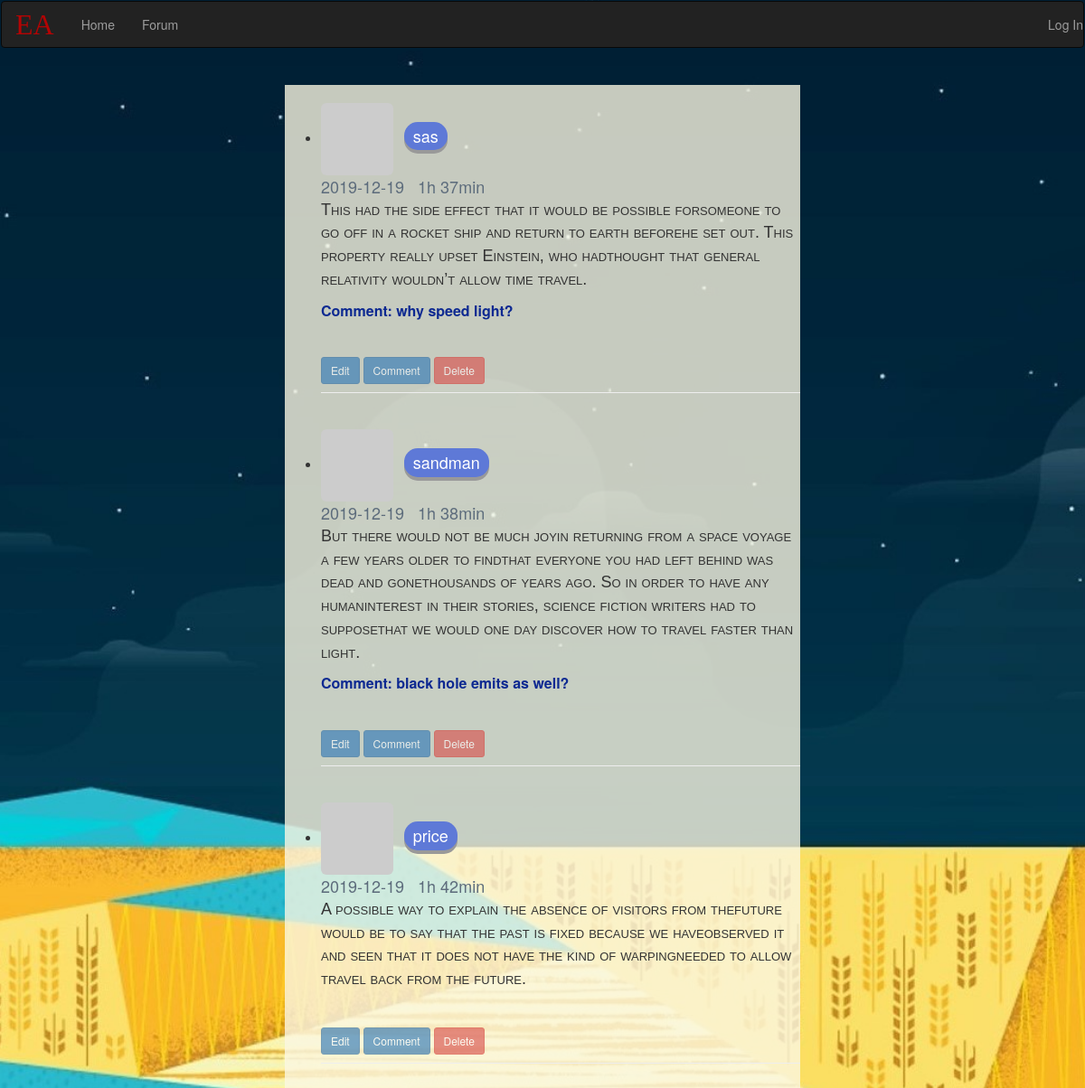
Page /forum on the committed database.
### app/models.py (models this page shows, shortened)
class User(UserMixin, db.Model):
    __tablename__ = 'users'
    posts = db.relationship('Post', backref='authors', lazy='dynamic')
    id = db.Column(db.Integer, primary_key=True)
    email = db.Column(db.String(30), unique=True, index=True)
    name = db.Column(db.String(30), unique=True, index=True)
    password_hash = db.Column(db.String(128))
    location = db.Column(db.String(64))
    about = db.Column(db.Text())
    birth = db.Column(db.Date)
    @property
    def password(self):
        raise AttributeError('The password is not a readable attribute')
    def gravatar(self, size=100, default='identicon', rating='g'):
        url = 'https://secure.gravatar.com/avatar'
        hash = hashlib.md5(self.email.lower().encode('utf-8')).hexdigest()
        return '{url}/{hash}?s={size}&d={default}&r={rating}'.format(
            url=url, hash=hash, size=size, default=default, rating=rating)

class Post(db.Model):
    __tablename__ = 'posts'
    author = db.Column(db.String(30), default='hi',)
    id = db.Column(db.Integer, primary_key=True)
    body = db.Column(db.Text)
    comment = db.Column(db.String(50))
    timestamp = db.Column(db.DateTime, index=True, default=datetime.utcnow)
    authors_id = db.Column(db.Integer, db.ForeignKey('users.id'))

### app/views.py (the view, shortened to what this page needs)
@app.route('/forum', methods=['GET', 'POST'])
def forum():
    user = User.query.all()
    form = PostForm()
    posts = Post.query.all()
    return render_template('forum.html', form=form, posts=posts, user=user)

### app/templates/forum.html (shortened to what this page needs)
 {% extends "base.html" %}
{% import "bootstrap/wtf.html" as wtf %}
{% block content %}
    <div style="background-color: #fcf8e3c9">
    <br><ul class="posts">
    {% for post in posts %}
    <li class="post">
        {% for user in user %}
            {% if user.name == post.author %}
                    <img class="img-rounded profile-thumbnail" src="{{ user.gravatar(size=50) }}">&nbsp;&nbsp;
                    <a href="/blog_user/{{ post.author }}"><button class="button">{{ post.author }}</button></a>
            {% endif %}
        {% endfor %}
        <div class="post-date"> <font color="#5d6c7c" size="4px" >{{ post.timestamp.date()}}&nbsp; &nbsp;{{(post.timestamp.hour)}}h {{(post.timestamp.minute)}}min</font></div>
        <p class="p41">{{ post.body }}</p>
    {% if post.comment %}
     <p class="p4">Comment: {{ post.comment }}</p>
    {% endif %}
<div class="page-header">
    {% if post.author == current_user.name %}
                 <a href="/edit_post/{{post.id}}"><button class="btn btn-primary btn-sm">Edit</button></a>
        <button class="btn disabled btn-primary btn-sm">Comment</button>
                <a href="/delete_post/{{post.id}}"><button type="button" class="btn btn-danger btn-sm">Delete</button></a>
        {% elif current_user.is_authenticated%}
            <button class="btn disabled btn-primary btn-sm">Edit</button>
            <a href="/comment_post/{{post.id}}"><button type="button" class="btn btn-primary btn-sm">Comment</button></a>
            <button class="btn disabled btn-danger btn-sm">Delete</button>
        {% else %}
            <button class="btn disabled btn-primary btn-sm">Edit</button>
            <button type="button" class="btn disabled btn-primary btn-sm">Comment</button></a>
            <button class="btn disabled btn-danger btn-sm">Delete</button>
            {% endif %}
</div>
    </li><br>
    {% endfor %}
    </ul>
    </div>
{% endblock %}

### app/templates/base.html (shortened to what this page needs)
<html>
  <head>
<link rel="stylesheet" href="http://maxcdn.bootstrapcdn.com/bootstrap/3.3.6/css/bootstrap.min.css">
<link rel="stylesheet" href="/static/print.css">
  </head>
  <body>
    <nav class="navbar navbar-inner">
        <div class="navbar navbar-inverse">
        <div class="navbar-header">
            <a class="navbar-brand"><font color="#B40404" size="6px" face="fantasy">EA</font></a>
        </div>
            {% if current_user.is_authenticated %}
            <ul class="nav navbar-nav">
                <li><a href="/">Home</a> </li>
                <li><a href="/forum">Forum</a></li>
                <li><a href="{{ url_for('user', name=current_user.name) }}">Profile</a></li>
                <li><a href="/explore">Explore</a></li>
            </ul>
            {% else %}
             <ul class="nav navbar-nav">
                <li><a href="/">Home</a> </li>
                 <li><a href="/forum">Forum</a></li>
             </ul>
            {% endif %}
            <ul class="nav navbar-nav navbar-right">
                {% if current_user.is_authenticated %}
                <li><a href="{{ url_for('logout') }}">Log Out</a></li>
                {% else %}
                <li><a href="{{ url_for('login') }}">Log In</a></li>
                {% endif %}
            </ul>
    </nav>
    <div class="container-fluid">
    <div class="row">
      <div class="col-md-3"></div>
      <div class="col-md-6">
        {% block content %}{% endblock %}
      </div>
      <div class="col-md-3"></div>
    </div>
  </div>
  </body>
</html>

### app/templates/base.html (style rules this page uses)
body { background-image: url("../static/q.jpg"); background-repeat: no-repeat; background-size: cover; background-position: center; }

### app/templates/forum.html (style rules this page uses)
.p41 { text-align: left; font-variant: small-caps; font-family: Arial; font-stretch: semi-condensed; font-size: 18px; }
.p4 { color: #0d2991; font-weight: bolder; text-align: left; font-size: 16px; }
.button { display: inline-block; padding: 3px 10px; font-size: 18px; cursor: pointer; text-align: center; text-decoration: none; outline: none; color: #fff; background-color: #5e79d7; border: none; border-radius: 15px; box-shadow: 0 4px #999; }

### rows in the picture
Post: author "sas", timestamp "2019-12-19", timestamp "1", timestamp "37", body "This had the side effect that it would be possible forsomeone to go off in a rocket ship and return to earth beforehe set out. This property really upset Einstein, who hadthought that general relativity wouldn’t allow time travel.", comment "why speed light?", shows "Edit"
Post: author "sandman", timestamp "2019-12-19", timestamp "1", timestamp "38", body "But there would not be much joyin returning from a space voyage a few years older to findthat everyone you had left behind was dead and gonethousands of years ago. So in order to have any humaninterest in their stories, science fiction writers had to supposethat we would one day discover how to travel faster than light.", comment "black hole emits as well?", shows "Edit"
Post: author "price", timestamp "2019-12-19", timestamp "1", timestamp "42", body "A possible way to explain the absence of visitors from thefuture would be to say that the past is fixed because we haveobserved it and seen that it does not have the kind of warpingneeded to allow travel back from the future.", shows "Edit"
